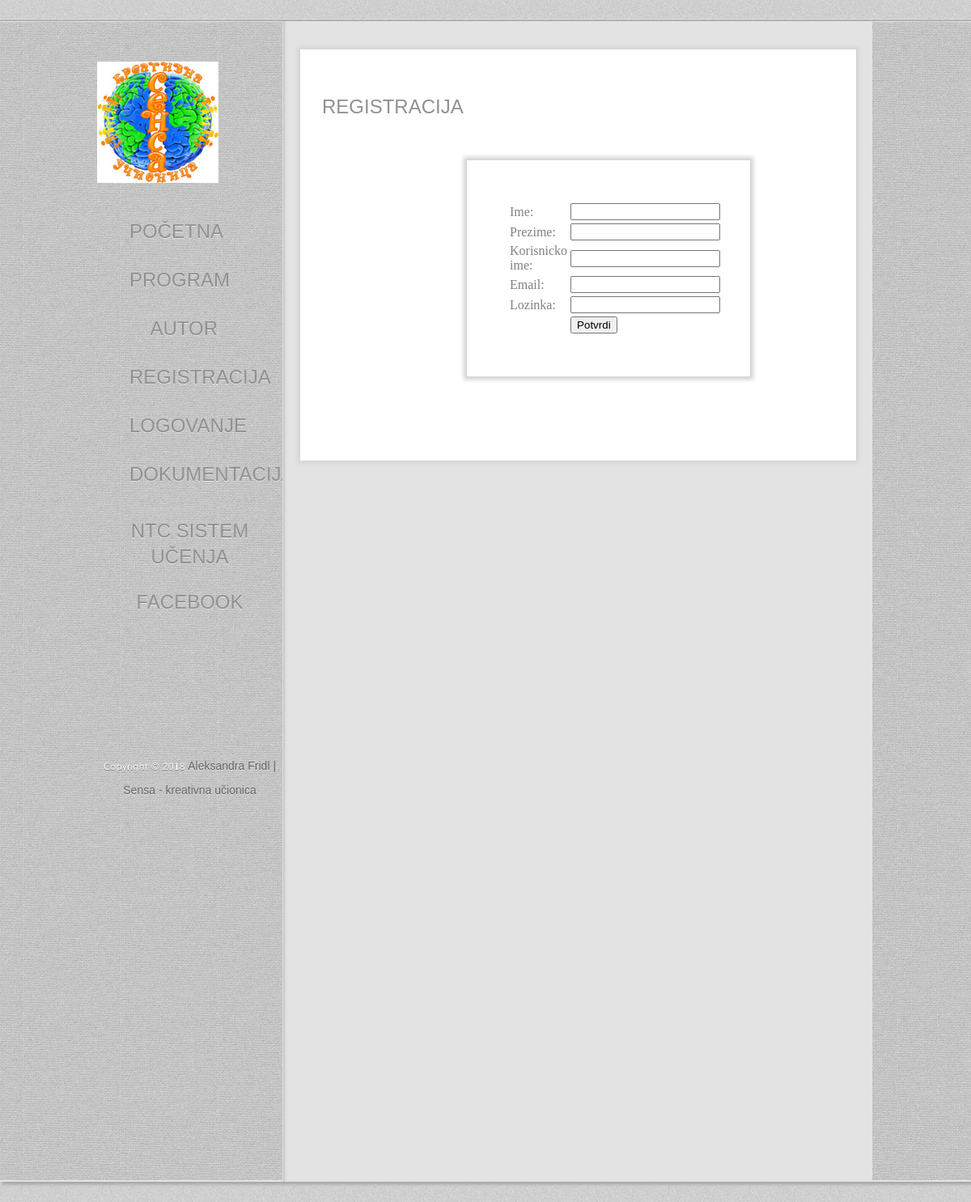
The page /index.php?id=99 on the database its author committed.
### tables this page shows
CREATE TABLE `meni` (
  `id_meni` int(11) NOT NULL,
  `naziv_meni` varchar(20) NOT NULL,
  `posetioci_meni` int(11) NOT NULL,
  `admin_meni` int(11) NOT NULL,
  `korisnik_meni` int(11) NOT NULL
);

### php/meni.php (the view, shortened to what this page needs)
<?php
include "konekcija.php";
if (!isset($_SESSION['korisnik'])) {
    $posetioci_meni = 1;
    $upit = "SELECT id_meni, naziv_meni FROM meni WHERE posetioci_meni = :posetioci_meni";
    $prepare = $konekcija->prepare($upit);
    $prepare->bindParam(":posetioci_meni", $posetioci_meni);
    $prepare->execute();
    $rezultat = $prepare->fetchAll();
    if ($rezultat) {
        echo "<ul>";
        foreach ($rezultat as $red):
            echo "<li>";
            echo "<a href='index.php?id=" . $red->id_meni . "'>" . $red->naziv_meni . "</a>";
            echo "</li>";
        endforeach;
        echo "<li class='log'>";
        echo "<a href='index.php?id=99'>REGISTRACIJA</a>";
        echo "</li>";
        echo "<li class='log'>";
        echo "<a href='index.php?id=98'>LOGOVANJE</a>";
        echo "</li>";
        echo "<li class='log'>";
        echo "<a href='doc/DokumentacijaSensa.pdf'>DOKUMENTACIJA</a>";
        echo "</li>";
        echo "</ul>";
    }
    else {
        echo "Niste se registrovali";
    }
}
?>

### css/style.css (style rules this page uses)
body { background:url(../images/bg-body.jpg); margin:0; }
.sidebar ul { padding:40px; margin:0; list-style:none; }
.sidebar ul li:first-child { padding-top:0; }
.sidebar ul li { text-align:right; padding:30px 40px 0 0; }
.sidebar ul li a { font-family:Impact, Haettenschweiler, "Arial Narrow Bold", sans-serif; font-size:24px; color:#919191; font-weight:normal; text-transform:uppercase; text-decoration:none; line-height:30px; text-shadow:0 1px 0 #dfdfdf; }
.page .sidebar .log { font-family:Impact, Haettenschweiler, "Arial Narrow Bold", sans-serif; font-size:24px; color:#919191; font-weight:normal; text-transform:uppercase; text-decoration:none; line-height:30px; text-shadow:0 1px 0 #dfdfdf; }

### css/lightbox.css (style rules this page uses)
body:after { content: url(../images/Komande/close.png) url(../images/Komande/loading.gif) url(../images/Komande/prev.png) url(../images/Komande/next.png); display: none; }

### rows shown on the page
meni: naziv_meni "POČETNA"
meni: naziv_meni "PROGRAM"
meni: naziv_meni "AUTOR"
